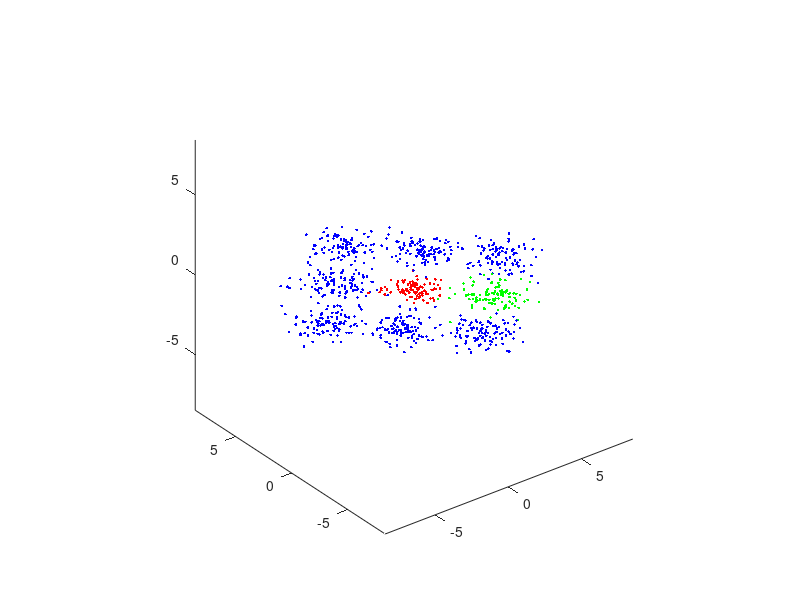

This figure's MATLAB source: (Note: this script raises an error after producing the figure.)
randn('seed',10)

S1=[.5 0 0; 0 .5 0; 0 0 .01];
S2=[1 0 0; 0 1 0; 0 0 .01];
a=6;
mv=[0 0 0; a 0 0; a/2 a/2 0; 0 a 0; -a/2 a/2 0;-a 0 0; -a/2 -a/2 0; 0 -a 0; a/2 -a/2 0]';
N=100;

X=[mvnrnd(mv(:,1),S1,N)];
for i=2:9
    X=[X; mvnrnd(mv(:,i),S2,N)];
end
X=X';
c=3;
y=[ones(1,N) 2*ones(1,7*N) 3*ones(1,N)];
figure(1), plot3(X(1,y==1),X(2,y==1),X(3,y==1),'r.',X(1,y==2),...
X(2,y==2),X(3,y==2),'b.',X(1,y==3),X(2,y==3),X(3,y==3),'g.')
figure(1), axis equal


[Sw,Sb,Sm]=scatter_mat(X,y);
[V,D]=eig(inv(Sw)*Sb);
s=diag(D);
[s,ind]=sort(s,1,'descend');
V=V(:,ind);
A=V(:,1:c-1);
Y=A'*X;

figure(2), plot(Y(1,y==1),Y(2,y==1),'ro',...
Y(1,y==2),Y(2,y==2),'b.',Y(1,y==3),Y(2,y==3),'gx')
figure(2), axis equal

function [Sw,Sb,Sm]=scatter_mat(X,y)
    [l,N]=size(X);
    c=max(y);
    m=[];
    Sw=zeros(l);
    for i=1:c
        y_temp=(y==i);
        X_temp=X(:,y_temp);
        P(i)=sum(y_temp)/N;
        m(:,i)=(mean(X_temp'))';
        Sw=Sw+P(i)*cov(X_temp');
    end
    m0=(sum(((ones(l,1)*P).*m)'))';
    Sb=zeros(l);
    for i=1:c
        Sb=Sb+P(i)*((m(:,i)-m0)*(m(:,i)-m0)');
    end
    Sm=Sw+Sb;
end